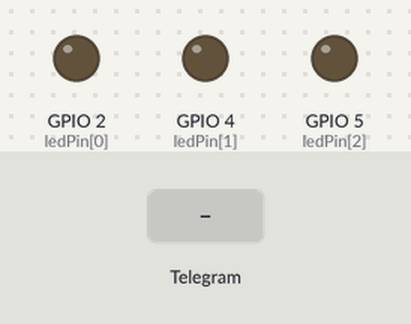
Bench run of a sketch on a simulated ESP32. Parts: output pins drawn as LEDs (lit = HIGH). The test bench sets the inputs (shaded band). WiFi joins after 1.5 s; servers stay silent unless stated.

Above: at 3.4 s.
3.5 s: Telegram message "/toggle1" received
At 5.0 s:
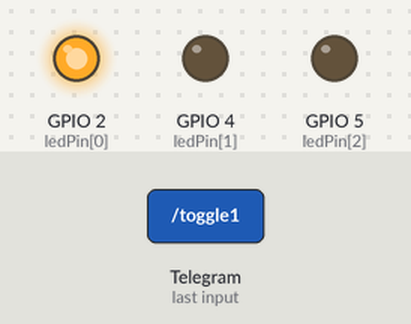
5.4 s: Telegram message "/toggle2" received
At 6.5 s:
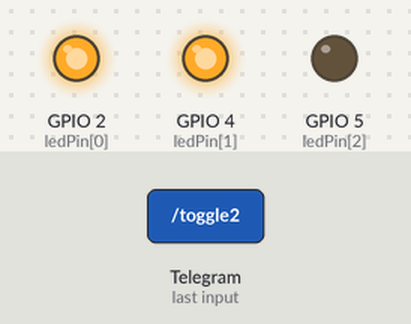
7.3 s: Telegram message "/toggle3" received
At 8.0 s:
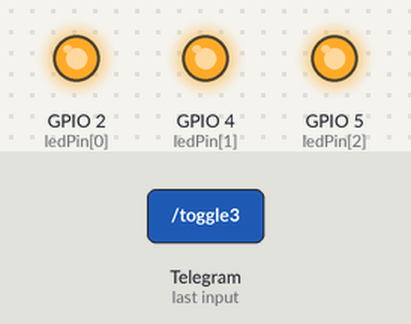
9.2 s: Telegram message "/toggle1" received
At 10.7 s:
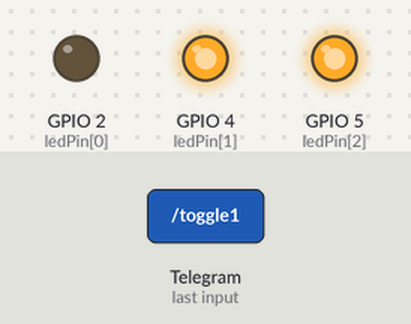
11.1 s: Telegram message "/toggle2" received
At 12.2 s:
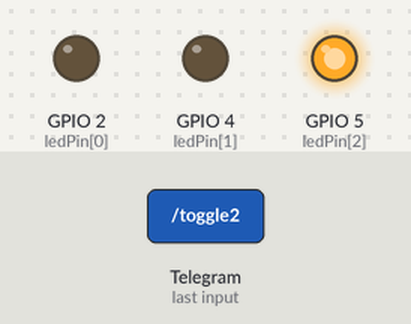
Timing chart, 0 to 14.0 s (numbered marks = the images above; inputs shaded):
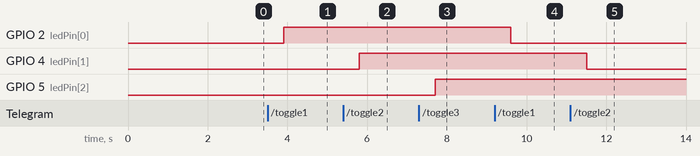

Measured:
- after the input at 3.5 s, GPIO 2 (ledPin[0]): LOW → HIGH after 0.40 s
- after the input at 5.4 s, GPIO 4 (ledPin[1]): LOW → HIGH after 0.40 s
- after the input at 7.3 s, GPIO 5 (ledPin[2]): LOW → HIGH after 0.41 s
- after the input at 9.2 s, GPIO 2 (ledPin[0]): HIGH → LOW after 0.41 s
- after the input at 11.1 s, GPIO 4 (ledPin[1]): HIGH → LOW after 0.41 s

The sketch:

telegram_bot_v3.ino
```cpp
#include <WiFi.h>
#include <WiFiClientSecure.h>
#include <UniversalTelegramBot.h>
#include <ArduinoJson.h>

// Initialize Telegram BOT
#define BOTtoken "7179143014:AAFsRPguCsXBWn2fvL464B3hJbahC2gXezs"
#define CHAT_ID "6544055280"

const char* ssid = "acer";
const char* password = "12345678";

WiFiClientSecure client;
UniversalTelegramBot bot(BOTtoken, client);

// Checks for new messages every 1 second.
int botRequestDelay = 1000;
unsigned long lastTimeBotRan;

int ledPin[] = {2, 4, 5};
bool ledState[] = {LOW, LOW, LOW};
String state[] = {"", "", ""};

void setup() {
  for(int i=0;i<3;i++) {
    pinMode(ledPin[i], OUTPUT);
  }

  Serial.begin(115200);
  WiFi.begin(ssid, password);

  // Add root certificate for api.telegram.org
  client.setCACert(TELEGRAM_CERTIFICATE_ROOT);
}

void loop() {
  if (millis() > lastTimeBotRan + botRequestDelay)  {
    int numNewMessages = bot.getUpdates(bot.last_message_received + 1);

    while(numNewMessages) {
      handleNewMessages(numNewMessages);
      numNewMessages = bot.getUpdates(bot.last_message_received + 1);
    }
    lastTimeBotRan = millis();
  }
}

// Handle when you receive new messages
void handleNewMessages(int numNewMessages) {
  for (int i=0; i<numNewMessages; i++) {

    // Chat id of the requester
    String chat_id = String(bot.messages[i].chat_id);
    if (chat_id != CHAT_ID){
      bot.sendMessage(chat_id, "Unauthorized user", "");
      continue;
    }

    String text = bot.messages[i].text;
    String from_name = bot.messages[i].from_name;
    String commands = "Use the following commands to control LED with ESP32 \n\n"
                      "/toggle1 to turn ON/OFF LED1 \n"
                      "/toggle2 to turn ON/OFF LED2 \n"
                      "/toggle3 to turn ON/OFF LED3 \n"
                      "/state to request LED state \n";

    if (text == "/start") {
      String welcome = "Welcome, " + from_name + "!\n";
      welcome += commands;
      bot.sendMessage(chat_id, welcome, "");
    }

    else if (text == "/toggle1") {
      toggle(0, chat_id);
    } else if (text == "/toggle2") {
      toggle(1, chat_id);
    } else if (text == "/toggle3") {
      toggle(2, chat_id);
    }

    else if (text == "/state") {
      for(int i=0;i<3;i++) {
        state[i] = (ledState[i] == HIGH) ? "ON" : "OFF";
      }
      String pinState = "LED1 is " + state[0] + "\nLED2 is " + state[1] + "\nLED3 is " + state[2];
      bot.sendMessage(chat_id, pinState, "");
    }

    else {
      bot.sendMessage(chat_id, commands, "");
    }
  }
}

void toggle(int i, String chat_id) {
  ledState[i] = !ledState[i];
  state[i] = (ledState[i] == HIGH) ? "ON" : "OFF";
  digitalWrite(ledPin[i], ledState[i]);
  bot.sendMessage(chat_id, "LED"+ String(i+1) +" state set to "+ state[i], "");
}
```
